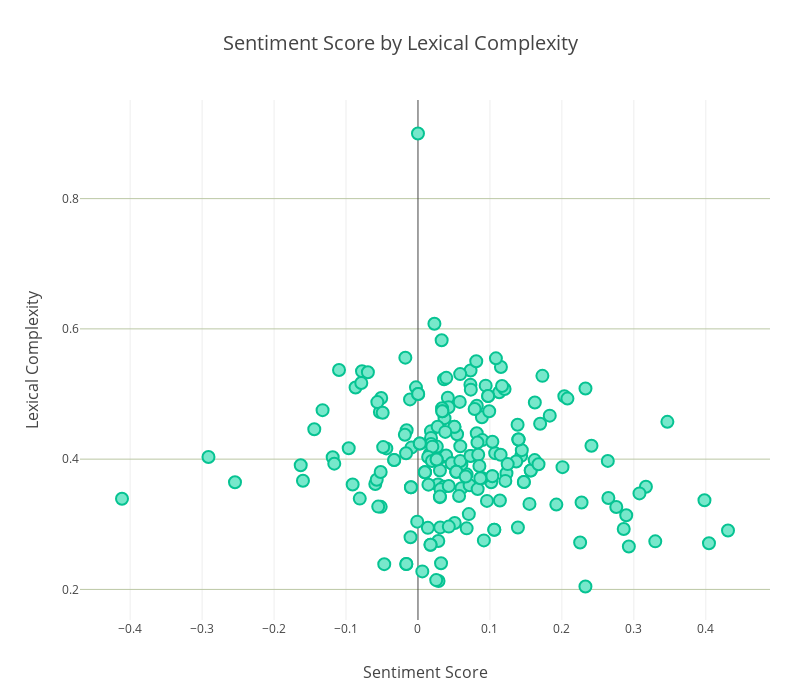

Write notebook code for a chart like this one.
### Markdown cell above
### Plot Sentiment Scores against Lexical Complexity

### Code cell
trace = go.Scatter(
    x = df_songMetrics['sentiment'],
    y = df_songMetrics['lexical_complexity'],
    mode = 'markers',
    marker = dict(
        size = 12,
        color = '#77E8CB',
        line = dict(
            width = 2,
            color = '#06C392'
        )
    ),
    text= df_songMetrics['song']
)

data = [trace]

layout = go.Layout(
        width = 800,
        height = 700,
        title = 'Sentiment Score by Lexical Complexity',
        hovermode= 'closest',
        titlefont = dict(size=20),
        xaxis = dict(
            title = 'Sentiment Score',
            titlefont = dict(size=16)),    
        yaxis = dict(
            title = 'Lexical Complexity',
            titlefont = dict(size=16),
            autorange = True,
            showgrid = True,
            zeroline = True,
            dtick = 0.2,
            gridcolor = '#BBC7A4',
            gridwidth = 1,
            zerolinecolor = '#BBC7A4',
            zerolinewidth = 3),
        margin = dict(
            l = 80,
            r = 30,
            b = 80,
            t = 100),
        showlegend=False)

fig = dict(data=data,layout=layout)
iplot(fig, filename='basic-scatter')

### Figure 1 — Plotly figure (JSON) as saved in the notebook; plotly's stock layout.template omitted (floating-point values rounded to 4 significant figures; data arrays with more than 128 entries replaced by an {"elided": "..."} marker saying what was removed)
{"data": [{"marker": {"color": "#77E8CB", "line": {"color": "#06C392", "width": 2}, "size": 12}, "mode": "markers", "text": {"elided": "198 str values"}, "type": "scatter", "x": {"elided": "198 float values"}, "y": {"elided": "198 float values"}}], "layout": {"height": 700, "hovermode": "closest", "margin": {"b": 80, "l": 80, "r": 30, "t": 100}, "showlegend": false, "title": "Sentiment Score by Lexical Complexity", "titlefont": {"size": 20}, "width": 800, "xaxis": {"title": "Sentiment Score", "titlefont": {"size": 16}}, "yaxis": {"autorange": true, "dtick": 0.2, "gridcolor": "#BBC7A4", "gridwidth": 1, "showgrid": true, "title": "Lexical Complexity", "titlefont": {"size": 16}, "zeroline": true, "zerolinecolor": "#BBC7A4", "zerolinewidth": 3}}}
